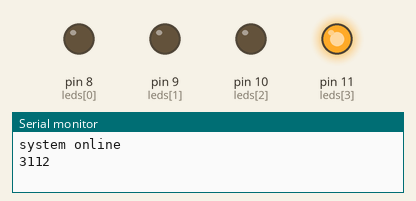
This sketch was run on a simulated Arduino Uno, built with avr-gcc and run on an emulated ATmega328P. Parts: output pins drawn as LEDs (lit = HIGH), the last lines printed to the serial monitor. Random numbers use the default seed unless the sketch sets one.

Above: at 0.1 s.
At 8.1 s:
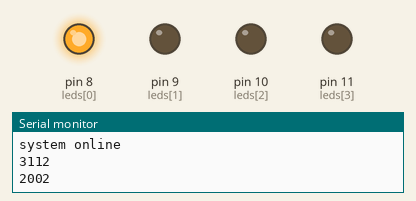
At 13.1 s:
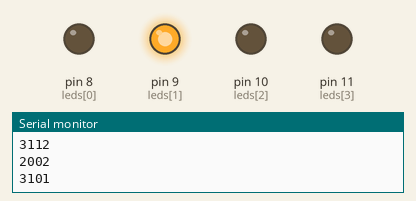
At 19.1 s:
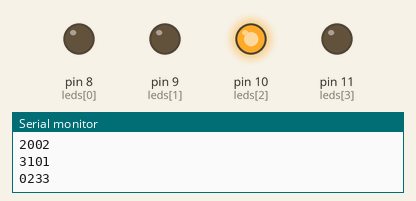
At 39.6 s:
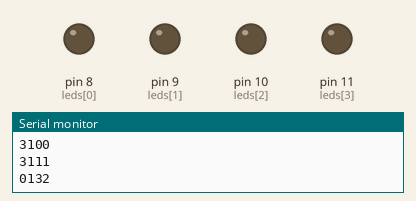
Timing chart, 0 to 40.0 s (numbered marks = the images above):
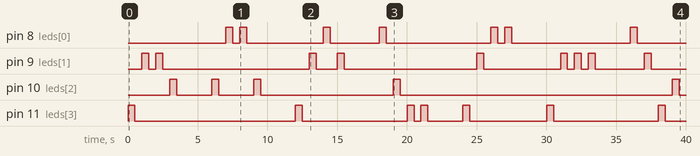

Measured:
- by itself, pin 8 (leds[0]): LOW → HIGH at 7.0 s, → LOW 0.50 s later, → HIGH 0.50 s later, → LOW 0.50 s later, … (14 changes in this stretch)
- by itself, pin 9 (leds[1]): LOW → HIGH at 1.0 s, → LOW 0.50 s later, → HIGH 0.50 s later, → LOW 0.50 s later, … (18 changes in this stretch)
- by itself, pin 10 (leds[2]): LOW → HIGH at 3.0 s, → LOW 0.50 s later, → HIGH 2.5 s later, → LOW 0.50 s later, … (10 changes in this stretch)
- by itself, pin 11 (leds[3]): LOW → HIGH at 0.00 s, → LOW 0.50 s later, → HIGH 11.5 s later, → LOW 0.50 s later, … (14 changes in this stretch)

The sketch:

arraystuff.ino
```cpp
// which pins are the LEDs plugged into
int leds[] = {8, 9, 10, 11};

// which pins are the buttons connected to
int buttons[] = {4, 5, 6, 7};

// randomized pattern
int pattern[] = {2, 3, 1, 0};

// user input pattern
int userPattern[] = {0,0,0,0};

void setup() {

  Serial.begin(9600);
  Serial.println("system online");


  for ( int i = 0; i < 4; i++) {
    pinMode(leds[i], OUTPUT);
  }

}

void loop() {

  // generate a new pattern
  for ( int i = 0; i < 4; i++) {

    pattern[i] = random(4);
    Serial.print(pattern[i]);
  }
  Serial.println("");

  // all LEDs start as off
  for ( int i = 0; i < 4; i++) {
    digitalWrite(leds[i], LOW);
  }

  for ( int i = 0; i < 4; i++) {
    // flash the LED on for a sec
    digitalWrite(leds[pattern[i]], HIGH);
    delay(500);
    digitalWrite(leds[pattern[i]], LOW);
    delay(500);

  }

  delay(2000);

}
```
